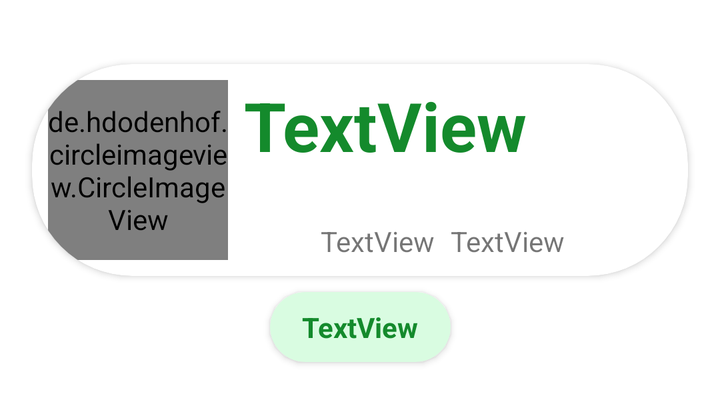
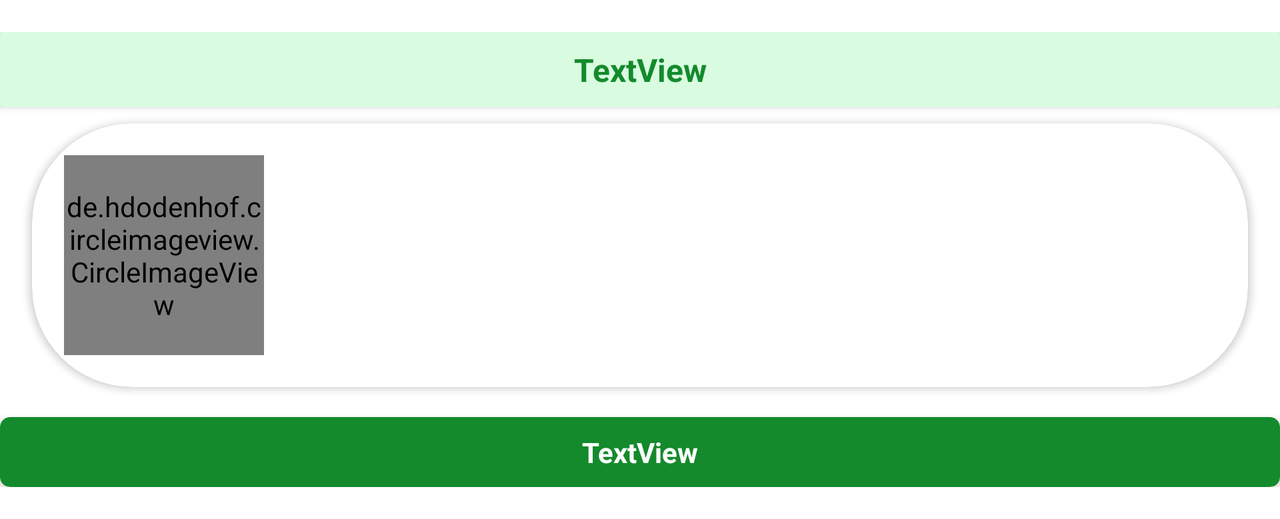

An Android layout and its configuration variant, each rendered on a device that would load it. The default file and the variant file are quoted in full after the pictures.
<!-- AndroidManifest.xml: application theme Theme.AmaFloraFB -->
<!-- res/layout/owned_plant_item.xml -->
<?xml version="1.0" encoding="utf-8"?>
<androidx.constraintlayout.widget.ConstraintLayout xmlns:android="http://schemas.android.com/apk/res/android"
    xmlns:app="http://schemas.android.com/apk/res-auto"
    xmlns:tools="http://schemas.android.com/tools"
    android:layout_width="match_parent"
    android:layout_height="wrap_content">

    <androidx.constraintlayout.widget.ConstraintLayout
        android:layout_width="0dp"
        android:layout_height="wrap_content"
        android:layout_marginTop="16dp"
        android:layout_marginBottom="16dp"
        app:layout_constraintBottom_toBottomOf="parent"
        app:layout_constraintEnd_toEndOf="parent"
        app:layout_constraintStart_toStartOf="parent"
        app:layout_constraintTop_toTopOf="parent">

        <androidx.cardview.widget.CardView
            android:id="@+id/cardView17"
            android:layout_width="wrap_content"
            android:layout_height="wrap_content"
            android:layout_marginBottom="8dp"
            app:cardBackgroundColor="@color/my_light_primary"
            app:cardCornerRadius="20dp"
            app:layout_constraintBottom_toBottomOf="parent"
            app:layout_constraintEnd_toEndOf="parent"
            app:layout_constraintStart_toStartOf="parent">

            <androidx.constraintlayout.widget.ConstraintLayout
                android:layout_width="match_parent"
                android:layout_height="match_parent">

                <TextView
                    android:id="@+id/textView20Description"
                    android:layout_width="wrap_content"
                    android:layout_height="wrap_content"
                    android:layout_marginStart="16dp"
                    android:layout_marginTop="8dp"
                    android:layout_marginEnd="16dp"
                    android:layout_marginBottom="8dp"
                    android:gravity="center"
                    android:text="TextView"
                    android:textColor="@color/mainGreen2"
                    android:textStyle="bold"
                    app:layout_constraintBottom_toBottomOf="parent"
                    app:layout_constraintEnd_toEndOf="parent"
                    app:layout_constraintStart_toStartOf="parent"
                    app:layout_constraintTop_toTopOf="parent" />
            </androidx.constraintlayout.widget.ConstraintLayout>
        </androidx.cardview.widget.CardView>

        <androidx.cardview.widget.CardView
            android:id="@+id/cardView19"
            android:layout_width="0dp"
            android:layout_height="wrap_content"
            android:layout_marginTop="8dp"
            app:cardBackgroundColor="@color/my_light_primary"
            app:layout_constraintEnd_toEndOf="parent"
            app:layout_constraintStart_toStartOf="parent"
            app:layout_constraintTop_toTopOf="parent">

            <androidx.constraintlayout.widget.ConstraintLayout
                android:layout_width="match_parent"
                android:layout_height="match_parent"/>

        </androidx.cardview.widget.CardView>

        <androidx.cardview.widget.CardView
            android:id="@+id/cardView18"
            android:layout_width="match_parent"
            android:layout_height="wrap_content"
            android:layout_marginStart="16dp"
            android:layout_marginTop="8dp"
            android:layout_marginEnd="16dp"
            android:layout_marginBottom="8dp"
            app:cardCornerRadius="50dp"
            app:layout_constraintBottom_toTopOf="@+id/cardView17"
            app:layout_constraintEnd_toEndOf="parent"
            app:layout_constraintStart_toStartOf="parent"
            app:layout_constraintTop_toBottomOf="@+id/cardView19">

            <androidx.constraintlayout.widget.ConstraintLayout
                android:layout_width="match_parent"
                android:layout_height="match_parent">

                <TextView
                    android:id="@+id/plantNome"
                    android:layout_width="wrap_content"
                    android:layout_height="wrap_content"
                    android:layout_marginStart="8dp"
                    android:layout_marginTop="8dp"
                    android:text="TextView"
                    android:textColor="@color/mainGreen2"
                    android:textSize="34sp"
                    android:textStyle="bold"
                    app:layout_constraintStart_toEndOf="@+id/fotoPlanta"
                    app:layout_constraintTop_toTopOf="parent" />

                <de.hdodenhof.circleimageview.CircleImageView
                    android:id="@+id/fotoPlanta"
                    android:layout_width="90dp"
                    android:layout_height="90dp"
                    android:layout_marginStart="8dp"
                    android:layout_marginTop="8dp"
                    android:layout_marginBottom="8dp"
                    app:layout_constraintBottom_toBottomOf="parent"
                    app:layout_constraintStart_toStartOf="parent"
                    app:layout_constraintTop_toTopOf="parent"
                    app:srcCompat="@drawable/baseline_favorite_24" />

                <TextView
                    android:id="@+id/heureTkt"
                    android:layout_width="wrap_content"
                    android:layout_height="wrap_content"
                    android:layout_marginBottom="8dp"
                    android:text="TextView"
                    app:layout_constraintBottom_toBottomOf="parent"
                    app:layout_constraintEnd_toEndOf="@+id/plantNome"
                    app:layout_constraintStart_toEndOf="@+id/fotoPlanta" />

                <TextView
                    android:id="@+id/frequencyTkt"
                    android:layout_width="wrap_content"
                    android:layout_height="wrap_content"
                    android:layout_marginStart="8dp"
                    android:text="TextView"
                    app:layout_constraintStart_toEndOf="@+id/heureTkt"
                    app:layout_constraintTop_toTopOf="@+id/heureTkt" />

            </androidx.constraintlayout.widget.ConstraintLayout>

        </androidx.cardview.widget.CardView>

    </androidx.constraintlayout.widget.ConstraintLayout>
</androidx.constraintlayout.widget.ConstraintLayout>
<!-- resources referenced by this layout -->
<resources>
  <color name="mainGreen2">#148A2C</color>
  <color name="my_light_primary">#D9FCE1</color>
  <style name="Theme.AmaFloraFB" parent="Base.Theme.AmaFloraFB" />
  <style name="Base.Theme.AmaFloraFB" parent="Theme.MaterialComponents.DayNight.NoActionBar">
          
          <item name="colorPrimary">@color/mainGreen</item>
          <item name="colorPrimaryVariant">@color/mainGreen2</item>
          <item name="colorOnPrimary">@color/white</item>
          
          <item name="colorSecondary">@color/teal_200</item>
          <item name="colorSecondaryVariant">@color/teal_700</item>
          <item name="colorOnSecondary">@color/black</item>
          
          <item name="android:statusBarColor">@color/mainGreen2</item>
      </style>
  <color name="mainGreen">#81DE95</color>
  <color name="white">#FFFFFFFF</color>
  <color name="teal_200">#FF03DAC5</color>
  <color name="teal_700">#FF018786</color>
  <color name="black">#FF000000</color>
</resources>
<!-- res/layout-land/owned_plant_item.xml (the repository's variant of the layout above) -->
<!-- drawn on the phone turned sideways -->
<?xml version="1.0" encoding="utf-8"?>
<androidx.constraintlayout.widget.ConstraintLayout xmlns:android="http://schemas.android.com/apk/res/android"
    xmlns:app="http://schemas.android.com/apk/res-auto"
    xmlns:tools="http://schemas.android.com/tools"
    android:layout_width="match_parent"
    android:layout_height="wrap_content">

    <androidx.constraintlayout.widget.ConstraintLayout
        android:layout_width="0dp"
        android:layout_height="wrap_content"
        android:layout_marginTop="16dp"
        android:layout_marginBottom="16dp"
        app:layout_constraintBottom_toBottomOf="parent"
        app:layout_constraintEnd_toEndOf="parent"
        app:layout_constraintStart_toStartOf="parent"
        app:layout_constraintTop_toTopOf="parent">

        <androidx.cardview.widget.CardView
            android:id="@+id/cardView19"
            android:layout_width="0dp"
            android:layout_height="wrap_content"
            app:cardBackgroundColor="@color/my_light_primary"
            app:layout_constraintEnd_toEndOf="parent"
            app:layout_constraintStart_toStartOf="parent"
            app:layout_constraintTop_toTopOf="parent">

            <androidx.constraintlayout.widget.ConstraintLayout
                android:layout_width="match_parent"
                android:layout_height="match_parent">

                <TextView
                    android:id="@+id/plantNome"
                    android:layout_width="wrap_content"
                    android:layout_height="wrap_content"
                    android:layout_marginStart="16dp"
                    android:layout_marginTop="8dp"
                    android:layout_marginEnd="16dp"
                    android:layout_marginBottom="8dp"
                    android:text="TextView"
                    android:textColor="@color/mainGreen2"
                    android:textSize="16sp"
                    android:textStyle="bold"
                    app:layout_constraintBottom_toBottomOf="parent"
                    app:layout_constraintEnd_toEndOf="parent"
                    app:layout_constraintStart_toStartOf="parent"
                    app:layout_constraintTop_toTopOf="parent" />
            </androidx.constraintlayout.widget.ConstraintLayout>

        </androidx.cardview.widget.CardView>

        <androidx.cardview.widget.CardView
            android:id="@+id/cardView18"
            android:layout_width="match_parent"
            android:layout_height="wrap_content"
            android:layout_marginStart="16dp"
            android:layout_marginTop="8dp"
            android:layout_marginEnd="16dp"
            android:layout_marginBottom="8dp"
            app:cardCornerRadius="50dp"
            app:layout_constraintBottom_toTopOf="@+id/cardView17"
            app:layout_constraintEnd_toEndOf="parent"
            app:layout_constraintStart_toStartOf="parent"
            app:layout_constraintTop_toBottomOf="@+id/cardView19">

            <androidx.constraintlayout.widget.ConstraintLayout
                android:layout_width="match_parent"
                android:layout_height="match_parent">

                <de.hdodenhof.circleimageview.CircleImageView
                    android:id="@+id/fotoPlanta"
                    android:layout_width="100dp"
                    android:layout_height="100dp"
                    android:layout_marginStart="16dp"
                    android:layout_marginTop="16dp"
                    android:layout_marginBottom="16dp"
                    app:layout_constraintBottom_toBottomOf="parent"
                    app:layout_constraintStart_toStartOf="parent"
                    app:layout_constraintTop_toTopOf="parent"
                    app:layout_constraintVertical_bias="0.0"
                    app:srcCompat="@drawable/baseline_favorite_24" />

            </androidx.constraintlayout.widget.ConstraintLayout>

        </androidx.cardview.widget.CardView>

        <androidx.cardview.widget.CardView
            android:id="@+id/cardView17"
            android:layout_width="0dp"
            android:layout_height="wrap_content"
            android:layout_marginTop="7dp"
            app:cardBackgroundColor="@color/mainGreen2"
            app:cardCornerRadius="5dp"
            app:layout_constraintBottom_toBottomOf="parent"
            app:layout_constraintEnd_toEndOf="parent"
            app:layout_constraintStart_toStartOf="parent"
            app:layout_constraintTop_toBottomOf="@+id/cardView18">

            <androidx.constraintlayout.widget.ConstraintLayout
                android:layout_width="match_parent"
                android:layout_height="match_parent">

                <TextView
                    android:id="@+id/textView20Description"
                    android:layout_width="wrap_content"
                    android:layout_height="wrap_content"
                    android:layout_marginStart="16dp"
                    android:layout_marginTop="8dp"
                    android:layout_marginEnd="16dp"
                    android:layout_marginBottom="8dp"
                    android:gravity="center"
                    android:text="TextView"
                    android:textColor="@color/white"
                    android:textStyle="bold"
                    app:layout_constraintBottom_toBottomOf="parent"
                    app:layout_constraintEnd_toEndOf="parent"
                    app:layout_constraintStart_toStartOf="parent"
                    app:layout_constraintTop_toTopOf="parent" />
            </androidx.constraintlayout.widget.ConstraintLayout>
        </androidx.cardview.widget.CardView>

    </androidx.constraintlayout.widget.ConstraintLayout>
</androidx.constraintlayout.widget.ConstraintLayout>
<!-- resources referenced by the variant -->
<!-- as the phone turned sideways resolves them -->
<resources>
  <color name="mainGreen2">#148A2C</color>
  <color name="my_light_primary">#D9FCE1</color>
  <color name="white">#FFFFFFFF</color>
  <style name="Theme.AmaFloraFB" parent="Base.Theme.AmaFloraFB" />
  <style name="Base.Theme.AmaFloraFB" parent="Theme.MaterialComponents.DayNight.NoActionBar">
          
          <item name="colorPrimary">@color/mainGreen</item>
          <item name="colorPrimaryVariant">@color/mainGreen2</item>
          <item name="colorOnPrimary">@color/white</item>
          
          <item name="colorSecondary">@color/teal_200</item>
          <item name="colorSecondaryVariant">@color/teal_700</item>
          <item name="colorOnSecondary">@color/black</item>
          
          <item name="android:statusBarColor">@color/mainGreen2</item>
      </style>
  <color name="mainGreen">#81DE95</color>
  <color name="teal_200">#FF03DAC5</color>
  <color name="teal_700">#FF018786</color>
  <color name="black">#FF000000</color>
</resources>
